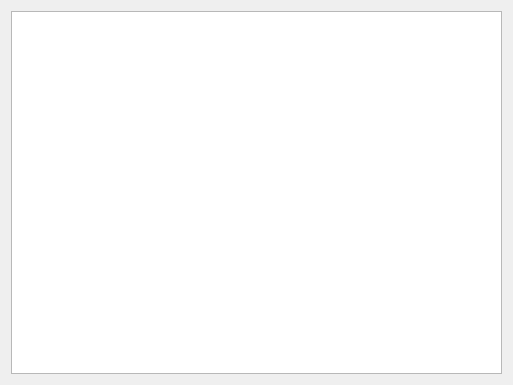
<?xml version="1.0" encoding="UTF-8"?>
<ui version="4.0">
 <class>Widget</class>
 <widget class="QWidget" name="Widget">
  <property name="geometry">
   <rect>
    <x>0</x>
    <y>0</y>
    <width>513</width>
    <height>385</height>
   </rect>
  </property>
  <property name="windowTitle">
   <string>Widget</string>
  </property>
  <layout class="QGridLayout" name="gridLayout">
   <item row="0" column="0">
    <widget class="QGraphicsView" name="graphicsView"/>
   </item>
  </layout>
 </widget>
 <layoutdefault spacing="6" margin="11"/>
 <resources/>
 <connections/>
</ui>
